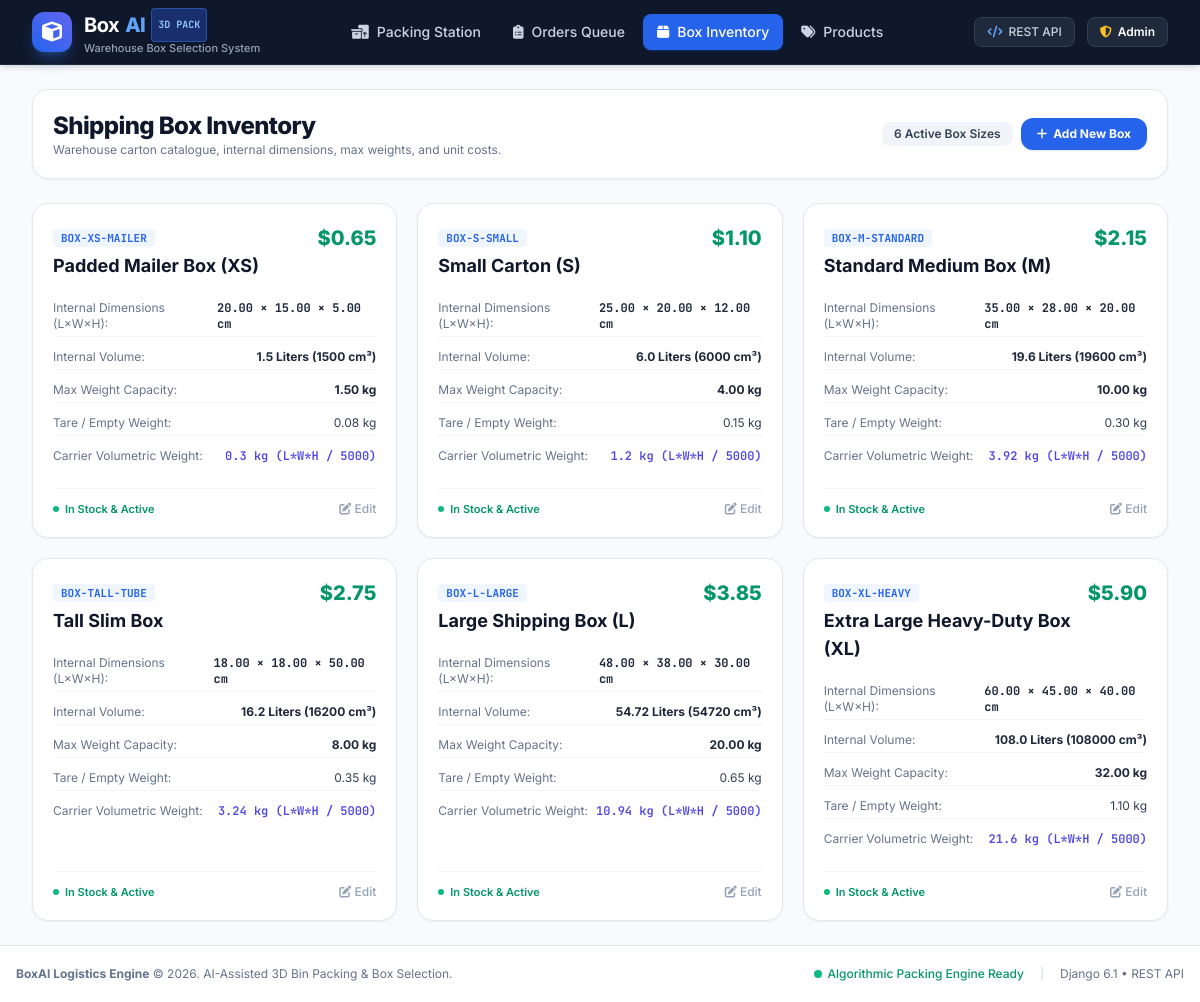
The page /boxes/ on the database its author committed.
### packing/models.py (models this page shows, shortened)
class Box(models.Model):
    code = models.CharField(max_length=50, unique=True, help_text="Unique box code or SKU (e.g., BOX-S, BOX-M)")
    name = models.CharField(max_length=100, help_text="Human-readable box name (e.g., Small Shipping Carton)")
    inner_length = models.DecimalField(max_digits=8, decimal_places=2, help_text="Internal length in cm")
    inner_width = models.DecimalField(max_digits=8, decimal_places=2, help_text="Internal width in cm")
    inner_height = models.DecimalField(max_digits=8, decimal_places=2, help_text="Internal height in cm")
    max_weight = models.DecimalField(max_digits=8, decimal_places=2, help_text="Maximum weight capacity in kg")
    empty_weight = models.DecimalField(max_digits=8, decimal_places=2, default=Decimal('0.10'), help_text="Tare weight of the empty box in kg")
    cost = models.DecimalField(max_digits=8, decimal_places=2, help_text="Cost of box in USD")
    is_active = models.BooleanField(default=True, help_text="Whether this box is available for order packing")
    created_at = models.DateTimeField(auto_now_add=True)
    updated_at = models.DateTimeField(auto_now=True)
    class Meta:
        ordering = ['cost', 'inner_length']
        verbose_name = "Shipping Box"
        verbose_name_plural = "Shipping Boxes"
    @property
    def volume(self) -> float:
        return float(self.inner_length * self.inner_width * self.inner_height)
    @property
    def volume_liters(self) -> float:
        return round(self.volume / 1000.0, 2)
    @property
    def volumetric_weight(self) -> float:
        return round(self.volume / 5000.0, 2)

### packing/views.py (the view)
# urls.py: path('boxes/', boxes_view, name='boxes'),
def boxes_view(request):
    boxes = Box.objects.all().order_by('cost')
    return render(request, 'boxes.html', {'boxes': boxes, 'active_nav': 'boxes'})

### packing/templates/boxes.html (shortened to what this page needs)
{% extends 'base.html' %}
{% block content %}
<div class="space-y-6">
    <div class="flex flex-col sm:flex-row justify-between items-start sm:items-center gap-4 bg-white p-5 rounded-2xl border border-slate-200 shadow-sm">
        <div>
            <h1 class="text-2xl font-extrabold text-slate-900 tracking-tight">Shipping Box Inventory</h1>
            <p class="text-xs text-slate-500">Warehouse carton catalogue, internal dimensions, max weights, and unit costs.</p>
        </div>
        <div class="flex items-center gap-2">
            <span class="text-xs font-semibold px-3 py-1 bg-slate-100 text-slate-700 rounded-lg">
                {{ boxes.count }} Active Box Sizes
            </span>
            <a href="/admin/packing/box/add/" target="_blank" class="px-4 py-2 bg-blue-600 hover:bg-blue-700 text-white rounded-xl text-xs font-bold transition flex items-center gap-1.5 shadow-sm shadow-blue-500/20">
                <i class="fa-solid fa-plus"></i> Add New Box
            </a>
        </div>
    </div>
    <div class="grid grid-cols-1 md:grid-cols-2 lg:grid-cols-3 gap-5">
        {% for box in boxes %}
        <div class="bg-white rounded-2xl border border-slate-200 p-5 shadow-sm hover:shadow-md transition flex flex-col justify-between">
            <div>
                <div class="flex justify-between items-start mb-2">
                    <div>
                        <span class="text-[11px] font-mono font-bold text-blue-600 bg-blue-50 px-2 py-0.5 rounded">{{ box.code }}</span>
                        <h3 class="text-lg font-bold text-slate-900 mt-1">{{ box.name }}</h3>
                    </div>
                    <span class="text-xl font-extrabold text-emerald-600">${{ box.cost }}</span>
                </div>
                <div class="space-y-2 mt-4 text-xs">
                    <div class="flex justify-between py-1 border-b border-slate-100">
                        <span class="text-slate-500">Internal Dimensions (L×W×H):</span>
                        <span class="font-mono font-bold text-slate-800">{{ box.inner_length }} × {{ box.inner_width }} × {{ box.inner_height }} cm</span>
                    </div>
                    <div class="flex justify-between py-1 border-b border-slate-100">
                        <span class="text-slate-500">Internal Volume:</span>
                        <span class="font-bold text-slate-800">{{ box.volume_liters }} Liters ({{ box.volume|floatformat:0 }} cm³)</span>
                    </div>
                    <div class="flex justify-between py-1 border-b border-slate-100">
                        <span class="text-slate-500">Max Weight Capacity:</span>
                        <span class="font-bold text-slate-800">{{ box.max_weight }} kg</span>
                    </div>
                    <div class="flex justify-between py-1 border-b border-slate-100">
                        <span class="text-slate-500">Tare / Empty Weight:</span>
                        <span class="text-slate-700">{{ box.empty_weight }} kg</span>
                    </div>
                    <div class="flex justify-between py-1">
                        <span class="text-slate-500">Carrier Volumetric Weight:</span>
                        <span class="font-mono text-indigo-600 font-semibold">{{ box.volumetric_weight }} kg (L*W*H / 5000)</span>
                    </div>
                </div>
            </div>
            <div class="mt-5 pt-3 border-t border-slate-100 flex justify-between items-center text-xs">
                <span class="inline-flex items-center text-emerald-600 font-semibold text-[11px]">
                    <span class="w-1.5 h-1.5 rounded-full bg-emerald-500 mr-1.5"></span> In Stock & Active
                </span>
                <a href="/admin/packing/box/{{ box.id }}/change/" target="_blank" class="text-slate-400 hover:text-blue-600 font-medium">
                    <i class="fa-solid fa-pen-to-square"></i> Edit
                </a>
            </div>
        </div>
        {% endfor %}
    </div>
</div>
{% endblock %}

### packing/templates/base.html (style rules this page uses)
body { font-family: 'Inter', sans-serif; }
.font-mono { font-family: 'JetBrains Mono', monospace; }

### rows shown on the page
Box: code "BOX-XS-MAILER", name "Padded Mailer Box (XS)", cost "0.65", inner_length "20.00", inner_width "15.00", inner_height "5.00", volume_liters "1.5", volume "1500", max_weight "1.50", empty_weight "0.08", volumetric_weight "0.3"
Box: code "BOX-S-SMALL", name "Small Carton (S)", cost "1.10", inner_length "25.00", inner_width "20.00", inner_height "12.00", volume_liters "6.0", volume "6000", max_weight "4.00", empty_weight "0.15", volumetric_weight "1.2"
Box: code "BOX-M-STANDARD", name "Standard Medium Box (M)", cost "2.15", inner_length "35.00", inner_width "28.00", inner_height "20.00", volume_liters "19.6", volume "19600", max_weight "10.00", empty_weight "0.30", volumetric_weight "3.92"
Box: code "BOX-TALL-TUBE", name "Tall Slim Box", cost "2.75", inner_length "18.00", inner_width "18.00", inner_height "50.00", volume_liters "16.2", volume "16200", max_weight "8.00", empty_weight "0.35", volumetric_weight "3.24"
Box: code "BOX-L-LARGE", name "Large Shipping Box (L)", cost "3.85", inner_length "48.00", inner_width "38.00", inner_height "30.00", volume_liters "54.72", volume "54720", max_weight "20.00", empty_weight "0.65", volumetric_weight "10.94"
Box: code "BOX-XL-HEAVY", name "Extra Large Heavy-Duty Box (XL)", cost "5.90", inner_length "60.00", inner_width "45.00", inner_height "40.00", volume_liters "108.0", volume "108000", max_weight "32.00", empty_weight "1.10", volumetric_weight "21.6"

### other values the page prints
{{ boxes.count }} "6"
